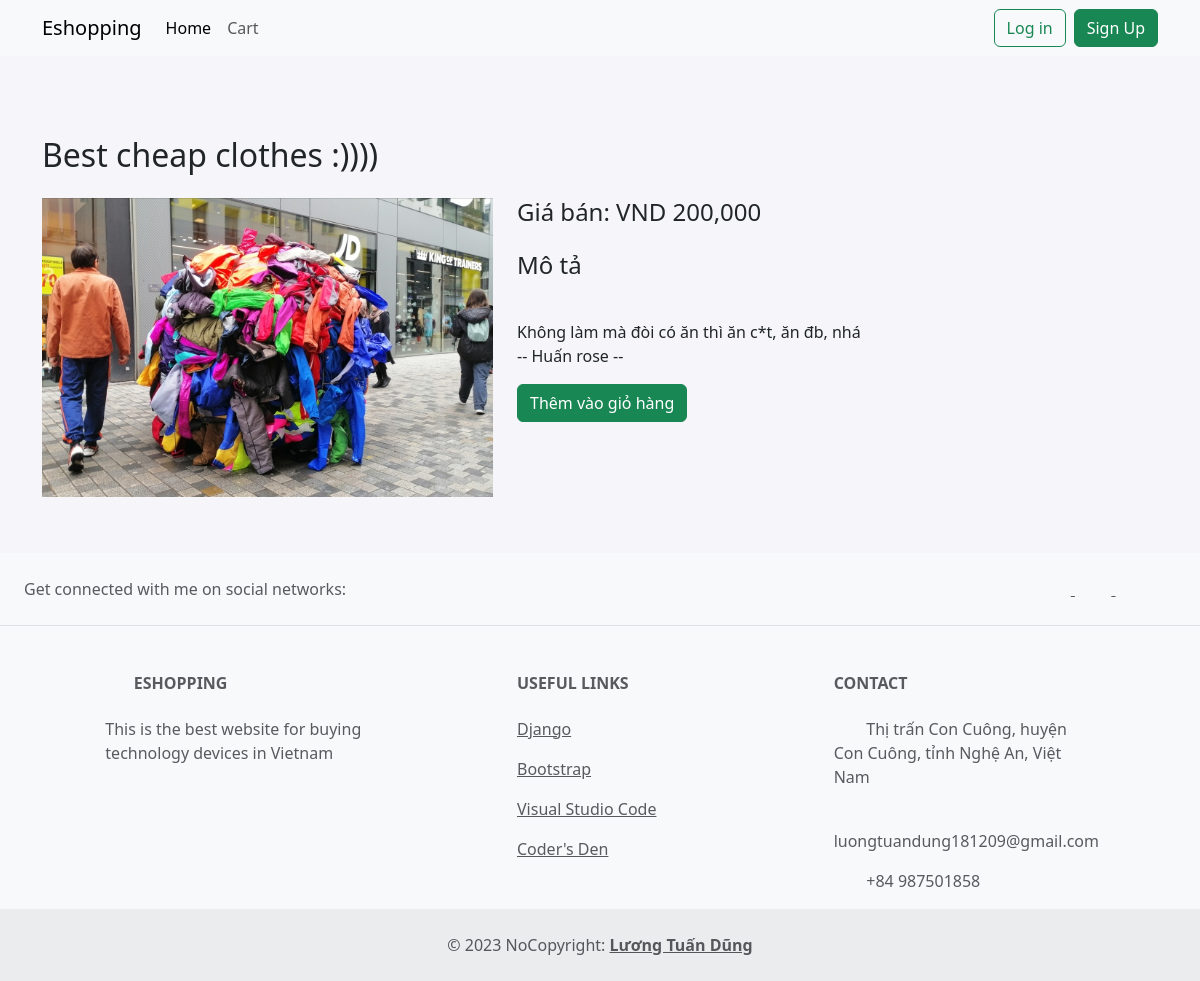
Page /4/ on the committed database.
### mall/models.py (models this page shows)
class Product(models.Model):
    title = models.CharField(max_length=1000)
    description = models.TextField()
    image = models.ImageField(null=True)
    date = models.DateTimeField(auto_now_add=True)
    cost = models.IntegerField()

### mall/views.py (the view)
# urls.py: path('<int:id>/', views.products, name='product'),
def products(request, id):
    product = Product.objects.get(id=id)
    return render(request, 'mall/product.html', {'product': product})

### templates/mall/product.html (shortened to what this page needs)
{% extends '../base.html' %}
{% load humanize %}
{% block content %}
<div class="header container pb-3">
    <h2>{{ product.title }}</h2>
</div>
<div class="body container">
    <div class="row">
        <div class="col-md-5">
            {% if product.image %}
            <div class="text-center pb-2">
                <img src="{{product.image.url}}" width="100%" />
            </div>
            {% else %}
            <div class="text-center pb-2">
                <h3 class="text-secondary">Image is not exist!</h3>
            </div>
            {% endif %}
        </div>
        <div class="col-md-7">
            <h4 class="pb-3">Giá bán: VND {{ product.cost|intcomma }}</h4>
            <h4>Mô tả</h4>
            <p class="pb-3">{{ product.description|linebreaks }}</p>
            <button class="btn btn-success">Thêm vào giỏ hàng</button>
        </div>
    </div>
</div>
{% endblock %}

### rows in the picture
Product: title "Best cheap clothes :))))", image (picture), cost "200,000", description "Không làm mà đòi có ăn thì ăn c*t, ăn đb, nhá -- Huấn rose --"
